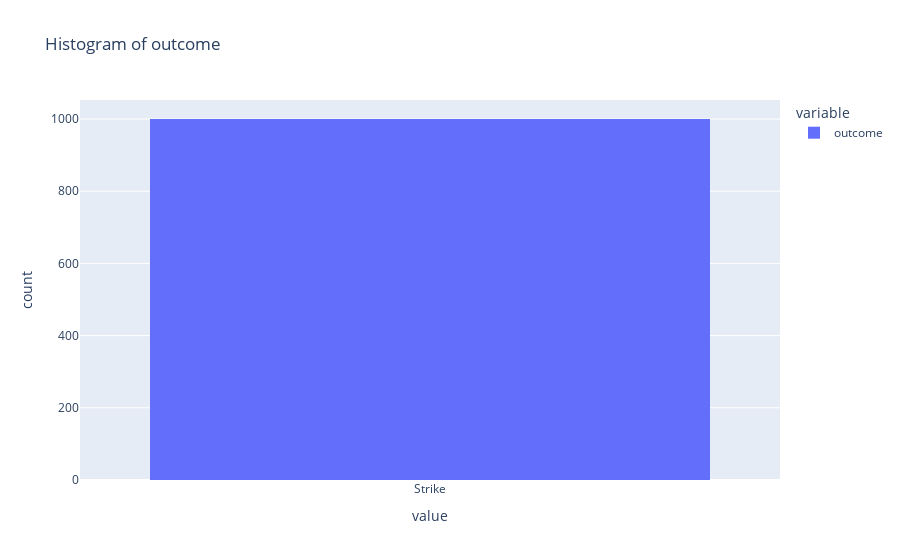
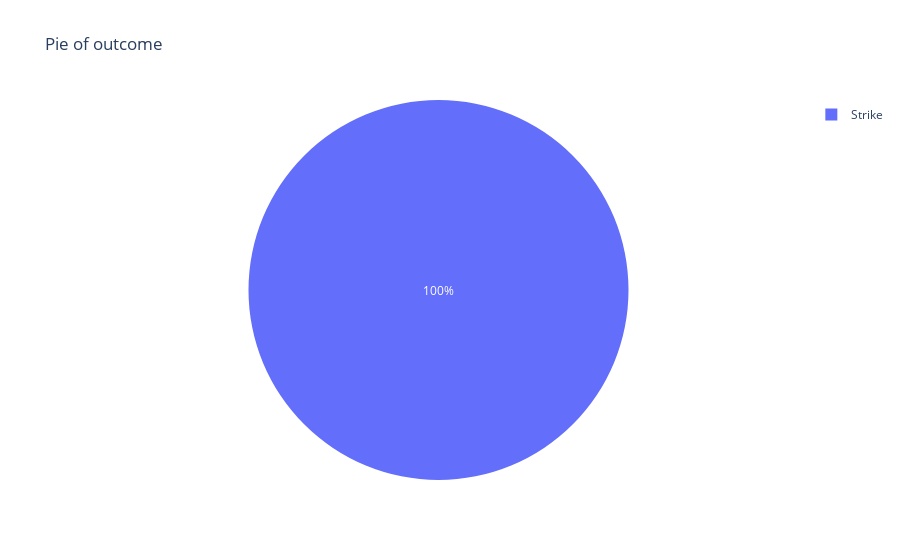

Notebook source saved alongside these figures, in order:
### Code cell
pitch_data.show_histogram("outcome")
pitch_data.show_pie("outcome")

### Figure 1 — Plotly figure (JSON) as saved in the notebook; plotly's stock layout.template omitted (floating-point values rounded to 4 significant figures; data arrays with more than 128 entries replaced by an {"elided": "..."} marker saying what was removed)
{"data": [{"alignmentgroup": "True", "bingroup": "x", "hovertemplate": "variable=outcome<br>value=%{x}<br>count=%{y}<extra></extra>", "legendgroup": "outcome", "marker": {"color": "#636efa", "pattern": {"shape": ""}}, "name": "outcome", "offsetgroup": "outcome", "orientation": "v", "showlegend": true, "type": "histogram", "x": {"elided": "1000 str values"}, "xaxis": "x", "yaxis": "y"}], "layout": {"barmode": "relative", "legend": {"title": {"text": "variable"}, "tracegroupgap": 0}, "title": {"text": "Histogram of outcome"}, "xaxis": {"anchor": "y", "domain": [0, 1], "title": {"text": "value"}}, "yaxis": {"anchor": "x", "domain": [0, 1], "title": {"text": "count"}}}}

### Figure 2 — Plotly figure (JSON) as saved in the notebook; plotly's stock layout.template omitted (floating-point values rounded to 4 significant figures)
{"data": [{"domain": {"x": [0, 1], "y": [0, 1]}, "hovertemplate": "outcome=%{label}<br>counts=%{value}<extra></extra>", "labels": ["Strike"], "legendgroup": "", "name": "", "showlegend": true, "type": "pie", "values": [1000]}], "layout": {"legend": {"tracegroupgap": 0}, "title": {"text": "Pie of outcome"}}}
